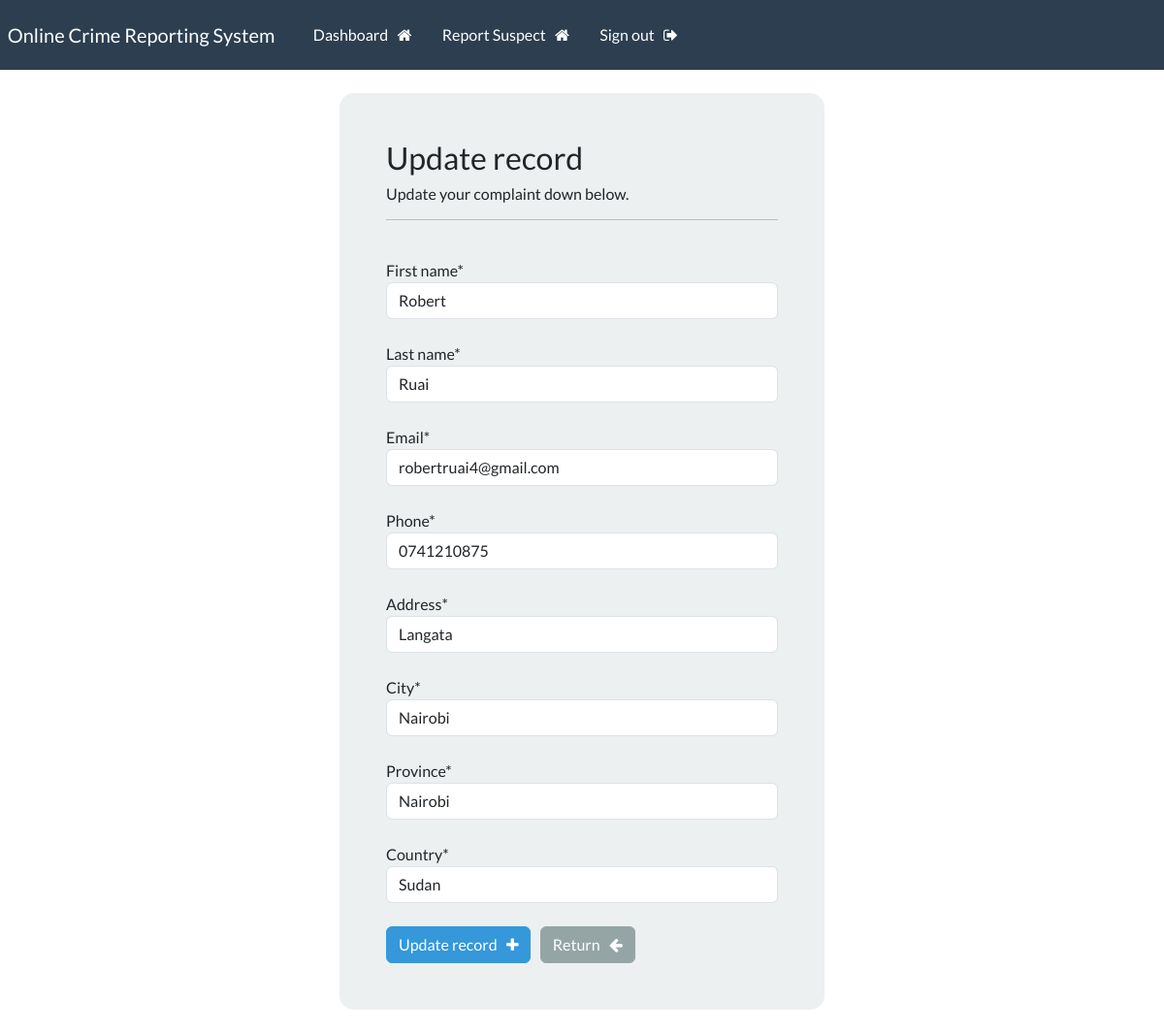
Before: /update-record/8 (signed in) with the older database file.
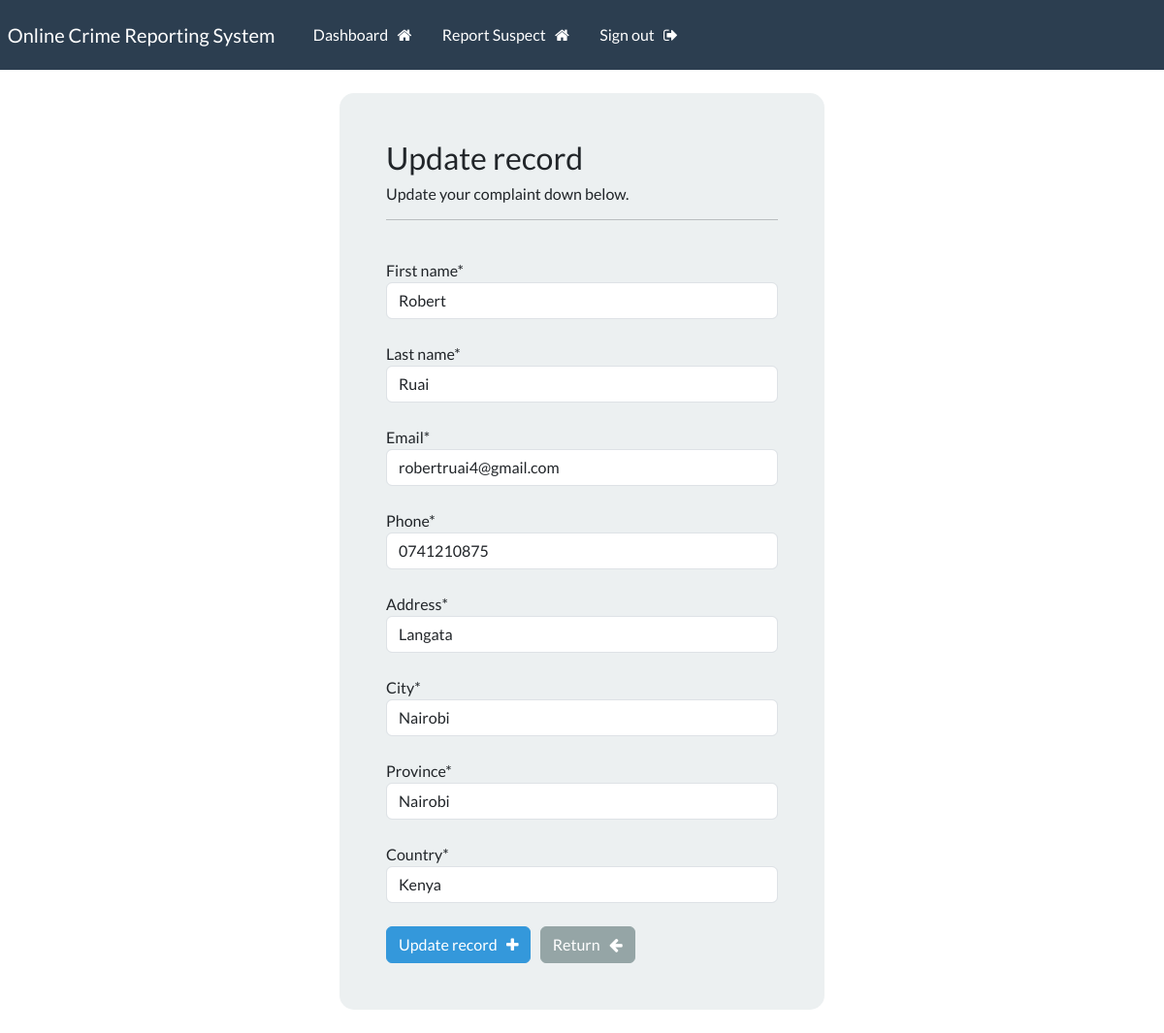
After: the same page with the newer database file.
### webapp/models.py (models this page shows, shortened)
class Record(models.Model):
    creation_date = models.DateTimeField(auto_now_add=True)
    first_name = models.CharField(max_length=100)
    last_name = models.CharField(max_length=100)
    email = models.CharField(max_length=255)
    phone = models.CharField(max_length=20)
    address = models.CharField(max_length=300)
    city = models.CharField(max_length=255)
    province = models.CharField(max_length=200)
    country = models.CharField(max_length=125)

### webapp/views.py (the view)
# urls.py: path('update-record/<int:pk>', views.update_record, name='update-record'),
@login_required(login_url='my-login')
def update_record(request, pk):
    record = Record.objects.get(id=pk)
    form = UpdateRecordForm(instance=record)
    if request.method == 'POST':
        form = UpdateRecordForm(request.POST, instance=record)
        if form.is_valid():
            form.save()
            messages.success(request, "Your record was updated!")
            return redirect("dashboard")
    context = {'form':form}
    return render(request, 'webapp/update-record.html', context=context)

### webapp/forms.py
class UpdateRecordForm(forms.ModelForm):
    class Meta:
        model = Record
        fields = ['first_name', 'last_name', 'email', 'phone', 'address', 'city', 'province', 'country']

### webapp/templates/webapp/update-record.html (shortened to what this page needs)
{% extends 'webapp/base.html' %}
{% load crispy_forms_tags %}
{% block content %}
<body>
    <div class="container bg-light shadow-md p-5 form-layout">
        <h3> Update record </h3>
        <h6> Update your complaint down below. </h6>
        <hr>
        <br>
        <form method="POST" autocomplete="off">
            {{form.first_name|as_crispy_field}}
            <br>
            {{form.last_name|as_crispy_field}}
            <br>
            {{form.email|as_crispy_field}}
            <br>
            {{form.phone|as_crispy_field}}
            <br>
            {{form.address|as_crispy_field}}
            <br>
            {{form.city|as_crispy_field}}
            <br>
            {{form.province|as_crispy_field}}
            <br>
            {{form.country|as_crispy_field}}
            <br>
            <button type="submit" class="btn btn-info">
                Update record &nbsp; <i class="fa fa-plus" aria-hidden="true"></i>
            </button>
            <a href="{% url 'dashboard' %}" class="btn btn-secondary">
                Return &nbsp; <i class="fa fa-arrow-left" aria-hidden="true"></i>
            </a>
        </form>
    </div>
    <br>
</body>
{% endblock %}

Changed rows visible on the page:
changed Record "Robert": country "Sudan" → "Kenya"
